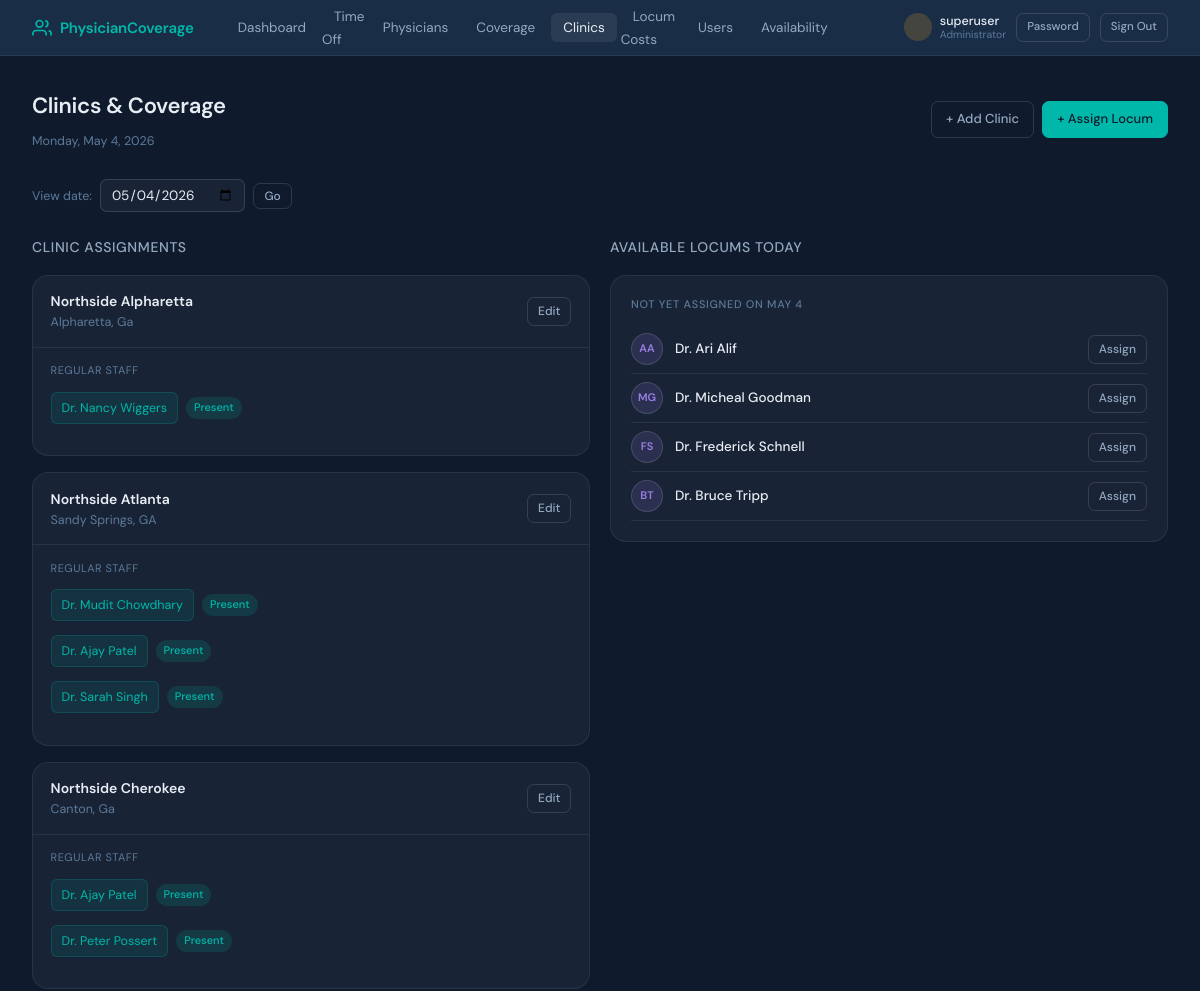
Before: /clinics/ (signed in, upper part) with the older database file.
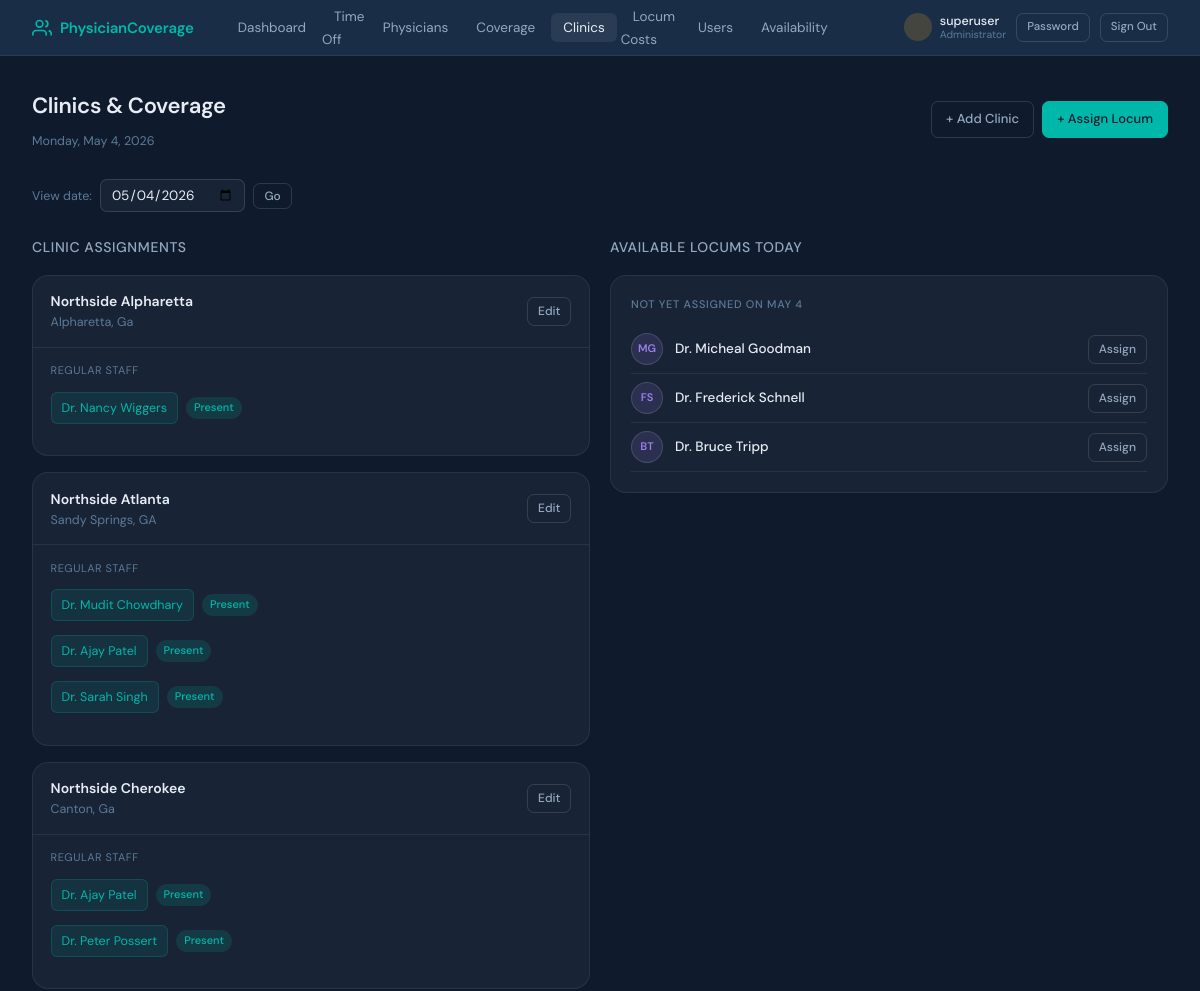
After: the same page with the newer database file.
### coverage_tracker/models.py (models this page shows, shortened)
class Clinic(models.Model):
    name = models.CharField(max_length=200)
    location = models.CharField(max_length=200, blank=True)
    regular_physicians = models.ManyToManyField(
        'Physician',
        blank=True,
        related_name='assigned_clinics',
        limit_choices_to={'physician_type__in': ['regualr', 'psa']},
        help_text= "NROC and PSA physicians permanently assigned to this clinic"
    )
    is_active = models.BooleanField(default=True)
    class Meta:
        ordering = ['name']

class Physician(models.Model):
    PHYSICIAN_TYPE_CHOICES = [
        ('regular', 'NROC Physician'),
        ('locum', 'Locum / Covering Physician'),
        ('psa', 'PSA Physician'),
    ]
    user = models.OneToOneField(User, on_delete=models.CASCADE, null=True, blank=True)
    first_name = models.CharField(max_length=100)
    last_name = models.CharField(max_length=100)
    email = models.EmailField(unique=True)
    physician_type = models.CharField(max_length=10, choices=PHYSICIAN_TYPE_CHOICES, default='regular')
    total_vacation_days = models.PositiveIntegerField(
        default=20,
        help_text="Annual vacation day allocation (for NROC physicians)"
    )
    daily_rate = models.DecimalField(
        max_digits=10, decimal_places=2, null=True, blank=True,
        help_text="Legacy / standard daily rate (kept for reference — hourly rate is used for pay)"
    )
    hourly_rate = models.DecimalField(
        max_digits=10, decimal_places=2, null=True, blank=True,
        help_text="Hourly rate for locum physicians. Daily pay = hourly rate × hours worked."
    )
    agency = models.CharField(
        max_length=200, blank=True,
        help_text="Staffing agency name (for locum physicians)"
    )
    is_active = models.BooleanField(default=True)
    class Meta:
        ordering = ['physician_type', 'last_name', 'first_name']
    def __str__(self):
        return f"Dr. {self.first_name} {self.last_name}"

### coverage_tracker/views.py (the view)
# urls.py: path('clinics/', views.clinic_list, name='clinic_list'),
@admin_required
def clinic_list(request):
    selected_date = request.GET.get('date', str(date.today()))
    try:
        view_date = datetime.datetime.strptime(selected_date, '%Y-%m-%d').date()
    except ValueError:
        view_date = date.today()
    clinics = Clinic.objects.filter(is_active=True).prefetch_related('regular_physicians')
    out_ids = TimeOffRequest.objects.filter(
        status='approved', start_date__lte=view_date, end_date__gte=view_date
    ).values_list('physician_id', flat=True)
    clinic_data = []
    for clinic in clinics:
        assignments = CoverageAssignment.objects.filter(
            clinic=clinic, date=view_date
        ).select_related('covering_physician', 'covered_physician')
        regular_out = [p for p in clinic.regular_physicians.all() if p.id in out_ids]
        clinic_data.append({
            'clinic': clinic,
            'assignments': assignments,
            'regular_out': regular_out,
        })
    available_locums = Physician.objects.filter(
        is_active=True, physician_type='locum'
    ).exclude(
        coverage_assignments__date=view_date
    )
    return render(request, 'coverage_tracker/clinic_list.html', {
        'clinic_data': clinic_data,
        'view_date': view_date,
        'available_locums': available_locums,
    })

### coverage_tracker/context_processors.py (called while the page is built)
def user_profile(request):
    if request.user.is_authenticated:
        try:
            _ = request.user.profile
        except Exception:
            UserProfile.objects.get_or_create(
                user=request.user,
                defaults={'role': 'admin' if request.user.is_superuser else 'physician'}
            )
    return {}

### coverage_tracker/models.py (called while the page is built)
    @property
    def is_admin(self):
        return self.role == 'admin' or self.user.is_superuser

### coverage_tracker/templates/coverage_tracker/clinic_list.html (shortened to what this page needs)
{% extends "coverage_tracker/base.html" %}
{% block content %}
<div class="page-header">
  <div>
    <h1>Clinics & Coverage</h1>
    <p class="text-muted text-sm mt-1">{{ view_date|date:"l, F j, Y" }}</p>
  </div>
  <div class="flex gap-2">
    <a href="/clinics/add/" class="btn btn-ghost">+ Add Clinic</a>
    <a href="/coverage/add/?date={{ view_date|date:'Y-m-d' }}" class="btn btn-primary">+ Assign Locum</a>
  </div>
</div>
<div class="date-nav">
  <form method="get" style="display:flex;gap:8px;align-items:center;">
    <label style="font-size:12.5px;color:var(--text-3);">View date:</label>
    <input type="date" name="date" value="{{ view_date|date:'Y-m-d' }}">
    <button type="submit" class="btn btn-ghost btn-sm">Go</button>
  </form>
</div>
<div class="two-col" style="align-items:start;">
  <div>
    <h3 style="margin-bottom:1rem;">Clinic Assignments</h3>
    <div style="display:flex;flex-direction:column;gap:1rem;">
      {% for item in clinic_data %}
      <div class="clinic-card">
        <div class="clinic-card-header">
          <div>
            <div style="font-weight:600;font-size:14px;">{{ item.clinic.name }}</div>
            {% if item.clinic.location %}<div class="text-muted text-sm">{{ item.clinic.location }}</div>{% endif %}
          </div>
          <div class="flex gap-2">
            <a href="/clinics/{{ item.clinic.pk }}/edit/" class="btn btn-ghost btn-sm">Edit</a>
          </div>
        </div>
        <div class="clinic-card-body">
          {% if item.clinic.regular_physicians.all %}
          <div style="margin-bottom:10px;">
            <div style="font-size:11px;text-transform:uppercase;letter-spacing:0.5px;color:var(--text-3);margin-bottom:5px;">Regular Staff</div>
            {% for p in item.clinic.regular_physicians.all %}
              <div class="flex items-center gap-2" style="padding:4px 0;">
                <div class="doc-tag">{{ p }}</div>
                {% if p in item.regular_out %}
                  <span class="badge badge-off">Out today</span>
                {% else %}
                  <span class="badge badge-available">Present</span>
                {% endif %}
              </div>
            {% endfor %}
          </div>
          {% endif %}
        </div>
      </div>
      {% empty %}
      <div class="card empty-state" style="text-align:center;padding:2rem;">No clinics. <a href="/clinics/add/" style="color:var(--teal);">Add one</a>.</div>
      {% endfor %}
    </div>
  </div>
  <div>
    <h3 style="margin-bottom:1rem;">Available Locums Today</h3>
    <div class="card">
      <div class="card-title">Not yet assigned on {{ view_date|date:"M j" }}</div>
      {% for p in available_locums %}
      <div class="flex items-center gap-3" style="padding:8px 0;border-bottom:1px solid var(--border);">
        <div class="avatar avatar-locum">{{ p.first_name.0 }}{{ p.last_name.0 }}</div>
        <div style="flex:1;">
          <div style="font-weight:500;font-size:13.5px;">{{ p }}</div>
        </div>
        <a href="/coverage/add/?date={{ view_date|date:'Y-m-d' }}" class="btn btn-ghost btn-sm">Assign</a>
      </div>
      {% empty %}
      <div class="empty-state">No unassigned locums.</div>
      {% endfor %}
    </div>
  </div>
</div>
{% endblock %}

Changed rows visible on the page:
no longer on this page (row edited): Physician: first_name.0 "A", last_name.0 "A", first_name+last_name "Dr. Ari Alif", shown under "AVAILABLE LOCUMS TODAY"
